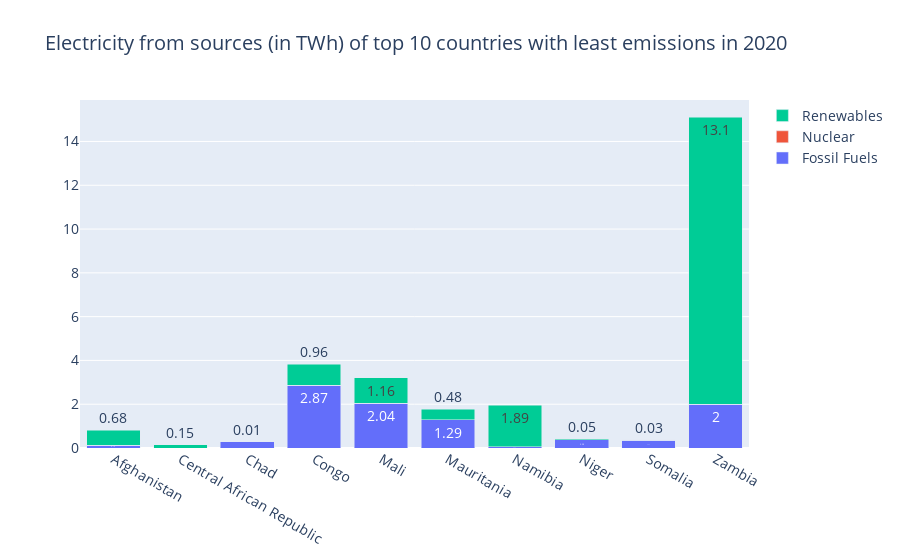
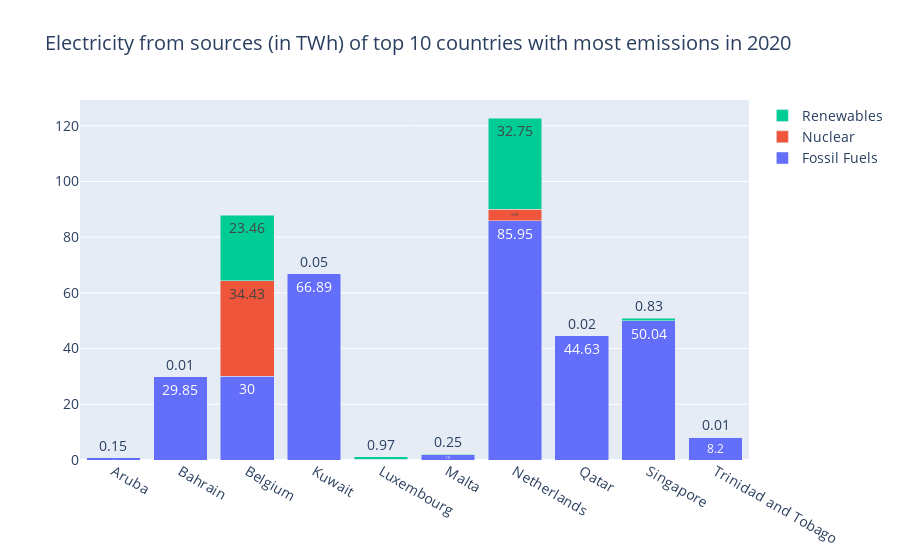

Write notebook code for charts like these, in order.
### Markdown cell above
<head>
    <style>
        .scrollable-container {
            max-width: 100%; /* Adjust based on your layout needs */
            overflow-x: auto; /* Enables horizontal scrolling */
            border: 1px solid #ccc; /* Optional: adds a border around the container */
        }
    </style>
</head>
<div class="scrollable-container">

### Code cell
df = pd.read_csv('../datasets/sus.csv')

df_orig = df[df["Year"] == 2020]

df = df_orig[df_orig["Entity"].isin(["Central African Republic", "Chad", "Niger", "Somalia", "Mali", "Mauritania", "Congo", "Namibia", "Afghanistan", "Zambia"])]

dfg = df_orig[df_orig["Entity"].isin(["Singapore", "Bahrain", "Trinidad and Tobago", "Aruba", "Malta", "Qatar", "Kuwait", "Netherlands", "Luxembourg", "Belgium"])]

# Good countries
trace1 = go.Bar(
    x = df['Entity'],
    y = df['Electricity from fossil fuels (TWh)'],
    name='Fossil Fuels',
    text = df['Electricity from fossil fuels (TWh)'],
)

trace2 = go.Bar(
    x = df['Entity'],
    y = df['Electricity from nuclear (TWh)'],
    name='Nuclear',
    text = df['Electricity from nuclear (TWh)'],
)

trace3 = go.Bar(
    x = df['Entity'],
    y = df['Electricity from renewables (TWh)'],
    name='Renewables',
    text = df['Electricity from renewables (TWh)'],
)
fig = go.Figure(data=[trace1, trace2, trace3], layout=go.Layout(barmode='stack', font_size = 14,
                                                                title= "Electricity from sources (in TWh) of top 10 countries with least emissions in 2020")).show()

# Good countries
trace1 = go.Bar(
    x = dfg['Entity'],
    y = dfg['Electricity from fossil fuels (TWh)'],
    name='Fossil Fuels',
    text = dfg['Electricity from fossil fuels (TWh)'],
)

trace2 = go.Bar(
    x = dfg['Entity'],
    y = dfg['Electricity from nuclear (TWh)'],
    name='Nuclear',
    text = dfg['Electricity from nuclear (TWh)'],
)

trace3 = go.Bar(
    x = dfg['Entity'],
    y = dfg['Electricity from renewables (TWh)'],
    name='Renewables',
    text = dfg['Electricity from renewables (TWh)'],
)
fig = go.Figure(data=[trace1, trace2, trace3], layout=go.Layout(barmode='stack', font_size = 14,
                                                                title= "Electricity from sources (in TWh) of top 10 countries with most emissions in 2020")).show()

### Figure 1 — Plotly figure (JSON) as saved in the notebook; plotly's stock layout.template omitted (floating-point values rounded to 4 significant figures)
{"data": [{"name": "Fossil Fuels", "text": [0.12, 0, 0.28, 2.87, 2.04, 1.29, 0.06, 0.38, 0.35, 2], "type": "bar", "x": ["Afghanistan", "Central African Republic", "Chad", "Congo", "Mali", "Mauritania", "Namibia", "Niger", "Somalia", "Zambia"], "y": [0.12, 0, 0.28, 2.87, 2.04, 1.29, 0.06, 0.38, 0.35, 2]}, {"name": "Nuclear", "text": [0, 0, 0, 0, 0, 0, 0, 0, 0, 0], "type": "bar", "x": ["Afghanistan", "Central African Republic", "Chad", "Congo", "Mali", "Mauritania", "Namibia", "Niger", "Somalia", "Zambia"], "y": [0, 0, 0, 0, 0, 0, 0, 0, 0, 0]}, {"name": "Renewables", "text": [0.68, 0.15, 0.01, 0.96, 1.16, 0.48, 1.89, 0.05, 0.03, 13.1], "type": "bar", "x": ["Afghanistan", "Central African Republic", "Chad", "Congo", "Mali", "Mauritania", "Namibia", "Niger", "Somalia", "Zambia"], "y": [0.68, 0.15, 0.01, 0.96, 1.16, 0.48, 1.89, 0.05, 0.03, 13.1]}], "layout": {"barmode": "stack", "font": {"size": 14}, "title": {"text": "Electricity from sources (in TWh) of top 10 countries with least emissions in 2020"}}}

### Figure 2 — Plotly figure (JSON) as saved in the notebook; plotly's stock layout.template omitted (floating-point values rounded to 4 significant figures)
{"data": [{"name": "Fossil Fuels", "text": [0.73, 29.85, 30, 66.89, 0.25, 1.9, 85.95, 44.63, 50.04, 8.2], "type": "bar", "x": ["Aruba", "Bahrain", "Belgium", "Kuwait", "Luxembourg", "Malta", "Netherlands", "Qatar", "Singapore", "Trinidad and Tobago"], "y": [0.73, 29.85, 30, 66.89, 0.25, 1.9, 85.95, 44.63, 50.04, 8.2]}, {"name": "Nuclear", "text": [0, 0, 34.43, 0, 0, 0, 4.09, 0, 0, 0], "type": "bar", "x": ["Aruba", "Bahrain", "Belgium", "Kuwait", "Luxembourg", "Malta", "Netherlands", "Qatar", "Singapore", "Trinidad and Tobago"], "y": [0, 0, 34.43, 0, 0, 0, 4.09, 0, 0, 0]}, {"name": "Renewables", "text": [0.15, 0.01, 23.46, 0.05, 0.97, 0.25, 32.75, 0.02, 0.83, 0.01], "type": "bar", "x": ["Aruba", "Bahrain", "Belgium", "Kuwait", "Luxembourg", "Malta", "Netherlands", "Qatar", "Singapore", "Trinidad and Tobago"], "y": [0.15, 0.01, 23.46, 0.05, 0.97, 0.25, 32.75, 0.02, 0.83, 0.01]}], "layout": {"barmode": "stack", "font": {"size": 14}, "title": {"text": "Electricity from sources (in TWh) of top 10 countries with most emissions in 2020"}}}
